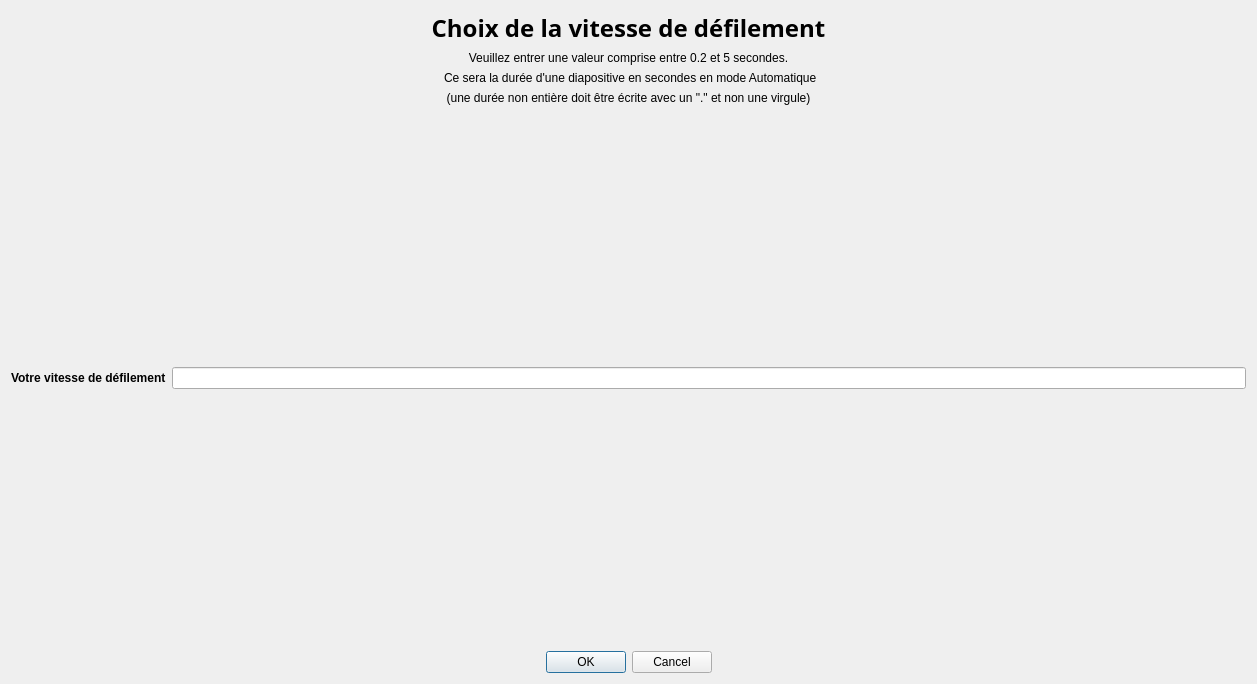
<?xml version="1.0" encoding="UTF-8"?>
<ui version="4.0">
 <class>choixVitesseDefilement</class>
 <widget class="QDialog" name="choixVitesseDefilement">
  <property name="geometry">
   <rect>
    <x>0</x>
    <y>0</y>
    <width>1257</width>
    <height>684</height>
   </rect>
  </property>
  <property name="windowTitle">
   <string>Dialog</string>
  </property>
  <layout class="QVBoxLayout" name="verticalLayout_2">
   <item>
    <layout class="QVBoxLayout" name="verticalLayout">
     <item>
      <widget class="QLabel" name="titre">
       <property name="font">
        <font>
         <family>Segoe UI Black</family>
         <pointsize>18</pointsize>
         <bold>true</bold>
        </font>
       </property>
       <property name="text">
        <string>Choix de la vitesse de défilement</string>
       </property>
       <property name="alignment">
        <set>Qt::AlignCenter</set>
       </property>
      </widget>
     </item>
     <item>
      <widget class="QLabel" name="desc1">
       <property name="text">
        <string>Veuillez entrer une valeur comprise entre 0.2 et 5 secondes.</string>
       </property>
       <property name="alignment">
        <set>Qt::AlignCenter</set>
       </property>
      </widget>
     </item>
     <item>
      <widget class="QLabel" name="desc2">
       <property name="text">
        <string> Ce sera la durée d'une diapositive en secondes en mode Automatique</string>
       </property>
       <property name="alignment">
        <set>Qt::AlignCenter</set>
       </property>
      </widget>
     </item>
     <item>
      <widget class="QLabel" name="label">
       <property name="text">
        <string>(une durée non entière doit être écrite avec un &quot;.&quot; et non une virgule)</string>
       </property>
       <property name="alignment">
        <set>Qt::AlignCenter</set>
       </property>
      </widget>
     </item>
     <item>
      <spacer name="verticalSpacer">
       <property name="orientation">
        <enum>Qt::Vertical</enum>
       </property>
       <property name="sizeHint" stdset="0">
        <size>
         <width>20</width>
         <height>40</height>
        </size>
       </property>
      </spacer>
     </item>
     <item>
      <layout class="QFormLayout" name="formLayout">
       <item row="0" column="0">
        <widget class="QLabel" name="titreSaisie">
         <property name="font">
          <font>
           <bold>true</bold>
          </font>
         </property>
         <property name="text">
          <string>Votre vitesse de défilement</string>
         </property>
        </widget>
       </item>
       <item row="0" column="1">
        <widget class="QLineEdit" name="choixUtilisateur"/>
       </item>
      </layout>
     </item>
     <item>
      <spacer name="verticalSpacer_2">
       <property name="orientation">
        <enum>Qt::Vertical</enum>
       </property>
       <property name="sizeHint" stdset="0">
        <size>
         <width>20</width>
         <height>40</height>
        </size>
       </property>
      </spacer>
     </item>
     <item>
      <widget class="QDialogButtonBox" name="buttonBox">
       <property name="font">
        <font>
         <family>Segoe UI</family>
        </font>
       </property>
       <property name="layoutDirection">
        <enum>Qt::LeftToRight</enum>
       </property>
       <property name="orientation">
        <enum>Qt::Horizontal</enum>
       </property>
       <property name="standardButtons">
        <set>QDialogButtonBox::Cancel|QDialogButtonBox::Ok</set>
       </property>
       <property name="centerButtons">
        <bool>true</bool>
       </property>
      </widget>
     </item>
    </layout>
   </item>
  </layout>
 </widget>
 <resources/>
 <connections>
  <connection>
   <sender>buttonBox</sender>
   <signal>rejected()</signal>
   <receiver>choixVitesseDefilement</receiver>
   <slot>reject()</slot>
   <hints>
    <hint type="sourcelabel">
     <x>316</x>
     <y>260</y>
    </hint>
    <hint type="destinationlabel">
     <x>286</x>
     <y>274</y>
    </hint>
   </hints>
  </connection>
  <connection>
   <sender>buttonBox</sender>
   <signal>accepted()</signal>
   <receiver>choixVitesseDefilement</receiver>
   <slot>accept()</slot>
   <hints>
    <hint type="sourcelabel">
     <x>248</x>
     <y>254</y>
    </hint>
    <hint type="destinationlabel">
     <x>157</x>
     <y>274</y>
    </hint>
   </hints>
  </connection>
 </connections>
</ui>
